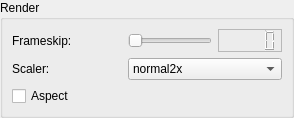
        <widget class="QGroupBox" name="gBoxRender" >
         <property name="title" >
          <string>Render</string>
         </property>
         <layout class="QGridLayout" >
          <property name="margin" >
           <number>9</number>
          </property>
          <property name="spacing" >
           <number>6</number>
          </property>
          <item row="1" column="0" >
           <layout class="QHBoxLayout" >
            <property name="margin" >
             <number>0</number>
            </property>
            <property name="spacing" >
             <number>6</number>
            </property>
            <item>
             <widget class="QLabel" name="lblScaler" >
              <property name="minimumSize" >
               <size>
                <width>110</width>
                <height>0</height>
               </size>
              </property>
              <property name="maximumSize" >
               <size>
                <width>110</width>
                <height>16777215</height>
               </size>
              </property>
              <property name="text" >
               <string>Scaler:</string>
              </property>
             </widget>
            </item>
            <item>
             <widget class="QComboBox" name="cbxScaler" >
              <property name="currentIndex" >
               <number>1</number>
              </property>
              <item>
               <property name="text" >
                <string>none</string>
               </property>
              </item>
              <item>
               <property name="text" >
                <string>normal2x</string>
               </property>
              </item>
              <item>
               <property name="text" >
                <string>normal3x</string>
               </property>
              </item>
              <item>
               <property name="text" >
                <string>advmame2x</string>
               </property>
              </item>
              <item>
               <property name="text" >
                <string>advmame3x</string>
               </property>
              </item>
              <item>
               <property name="text" >
                <string>advinterp2x</string>
               </property>
              </item>
              <item>
               <property name="text" >
                <string>advinterp3x</string>
               </property>
              </item>
              <item>
               <property name="text" >
                <string>interp2x</string>
               </property>
              </item>
              <item>
               <property name="text" >
                <string>tv2x</string>
               </property>
              </item>
              <item>
               <property name="text" >
                <string>tv3x</string>
               </property>
              </item>
              <item>
               <property name="text" >
                <string>rgb2x</string>
               </property>
              </item>
              <item>
               <property name="text" >
                <string>rgb3x</string>
               </property>
              </item>
              <item>
               <property name="text" >
                <string>scan2x</string>
               </property>
              </item>
              <item>
               <property name="text" >
                <string>scan3x</string>
               </property>
              </item>
             </widget>
            </item>
           </layout>
          </item>
          <item row="2" column="0" >
           <widget class="QCheckBox" name="chkBoxAspect" >
            <property name="minimumSize" >
             <size>
              <width>110</width>
              <height>0</height>
             </size>
            </property>
            <property name="maximumSize" >
             <size>
              <width>110</width>
              <height>16777215</height>
             </size>
            </property>
            <property name="toolTip" >
             <string>Do aspect correction</string>
            </property>
            <property name="text" >
             <string>Aspect</string>
            </property>
           </widget>
          </item>
          <item row="0" column="0" >
           <layout class="QHBoxLayout" >
            <property name="margin" >
             <number>0</number>
            </property>
            <property name="spacing" >
             <number>6</number>
            </property>
            <item>
             <widget class="QLabel" name="lblFrameSkip" >
              <property name="minimumSize" >
               <size>
                <width>110</width>
                <height>0</height>
               </size>
              </property>
              <property name="maximumSize" >
               <size>
                <width>110</width>
                <height>16777215</height>
               </size>
              </property>
              <property name="text" >
               <string>Frameskip:</string>
              </property>
             </widget>
            </item>
            <item>
             <widget class="QSlider" name="sliderFS" >
              <property name="orientation" >
               <enum>Qt::Horizontal</enum>
              </property>
             </widget>
            </item>
            <item>
             <widget class="QLCDNumber" name="lcdFS" >
              <property name="frameShape" >
               <enum>QFrame::StyledPanel</enum>
              </property>
              <property name="frameShadow" >
               <enum>QFrame::Sunken</enum>
              </property>
             </widget>
            </item>
           </layout>
          </item>
         </layout>
        </widget>
